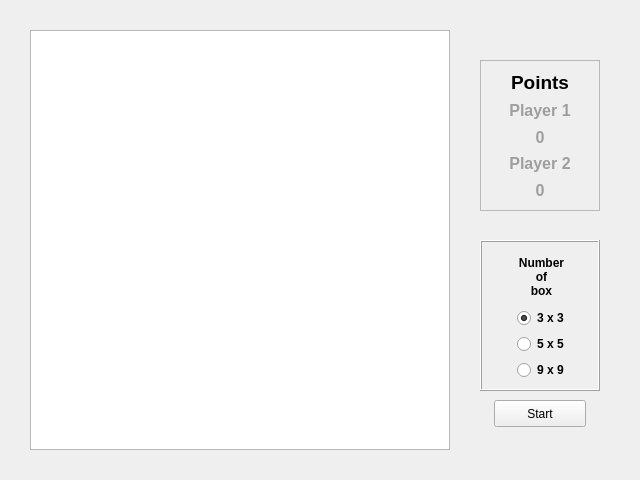
<?xml version="1.0" encoding="UTF-8"?>
<ui version="4.0">
 <class>MainWindow</class>
 <widget class="QMainWindow" name="MainWindow">
  <property name="geometry">
   <rect>
    <x>0</x>
    <y>0</y>
    <width>640</width>
    <height>480</height>
   </rect>
  </property>
  <property name="windowTitle">
   <string>Dots and Boxes Game By Oswaldo F. Filho - Version 1.1</string>
  </property>
  <widget class="QWidget" name="centralWidget">
   <widget class="QGraphicsView" name="graphicsView">
    <property name="geometry">
     <rect>
      <x>30</x>
      <y>30</y>
      <width>420</width>
      <height>420</height>
     </rect>
    </property>
   </widget>
   <widget class="QFrame" name="frame">
    <property name="geometry">
     <rect>
      <x>480</x>
      <y>240</y>
      <width>120</width>
      <height>151</height>
     </rect>
    </property>
    <property name="frameShape">
     <enum>QFrame::Box</enum>
    </property>
    <property name="frameShadow">
     <enum>QFrame::Raised</enum>
    </property>
    <widget class="QWidget" name="verticalLayoutWidget">
     <property name="geometry">
      <rect>
       <x>26</x>
       <y>0</y>
       <width>71</width>
       <height>151</height>
      </rect>
     </property>
     <layout class="QVBoxLayout" name="verticalLayout">
      <item>
       <widget class="QLabel" name="label">
        <property name="font">
         <font>
          <weight>75</weight>
          <bold>true</bold>
         </font>
        </property>
        <property name="text">
         <string>Number
of
box</string>
        </property>
        <property name="alignment">
         <set>Qt::AlignCenter</set>
        </property>
       </widget>
      </item>
      <item>
       <widget class="QRadioButton" name="radioButton">
        <property name="font">
         <font>
          <weight>75</weight>
          <bold>true</bold>
         </font>
        </property>
        <property name="layoutDirection">
         <enum>Qt::LeftToRight</enum>
        </property>
        <property name="text">
         <string>3 x 3</string>
        </property>
        <property name="checked">
         <bool>true</bool>
        </property>
       </widget>
      </item>
      <item>
       <widget class="QRadioButton" name="radioButton_2">
        <property name="font">
         <font>
          <weight>75</weight>
          <bold>true</bold>
         </font>
        </property>
        <property name="layoutDirection">
         <enum>Qt::LeftToRight</enum>
        </property>
        <property name="text">
         <string>5 x 5</string>
        </property>
       </widget>
      </item>
      <item>
       <widget class="QRadioButton" name="radioButton_3">
        <property name="font">
         <font>
          <weight>75</weight>
          <bold>true</bold>
         </font>
        </property>
        <property name="layoutDirection">
         <enum>Qt::LeftToRight</enum>
        </property>
        <property name="text">
         <string>9 x 9</string>
        </property>
        <property name="checked">
         <bool>false</bool>
        </property>
       </widget>
      </item>
     </layout>
    </widget>
   </widget>
   <widget class="QPushButton" name="pushButton">
    <property name="geometry">
     <rect>
      <x>494</x>
      <y>400</y>
      <width>92</width>
      <height>27</height>
     </rect>
    </property>
    <property name="text">
     <string>Start</string>
    </property>
   </widget>
   <widget class="QFrame" name="frame_2">
    <property name="geometry">
     <rect>
      <x>480</x>
      <y>60</y>
      <width>120</width>
      <height>151</height>
     </rect>
    </property>
    <property name="frameShape">
     <enum>QFrame::StyledPanel</enum>
    </property>
    <property name="frameShadow">
     <enum>QFrame::Raised</enum>
    </property>
    <widget class="QWidget" name="verticalLayoutWidget_2">
     <property name="geometry">
      <rect>
       <x>0</x>
       <y>0</y>
       <width>120</width>
       <height>151</height>
      </rect>
     </property>
     <layout class="QVBoxLayout" name="verticalLayout_2">
      <item>
       <widget class="QLabel" name="label_2">
        <property name="font">
         <font>
          <pointsize>14</pointsize>
          <weight>75</weight>
          <bold>true</bold>
         </font>
        </property>
        <property name="text">
         <string>Points</string>
        </property>
        <property name="alignment">
         <set>Qt::AlignCenter</set>
        </property>
       </widget>
      </item>
      <item>
       <widget class="QLabel" name="label_3">
        <property name="enabled">
         <bool>false</bool>
        </property>
        <property name="palette">
         <palette>
          <active>
           <colorrole role="WindowText">
            <brush brushstyle="SolidPattern">
             <color alpha="255">
              <red>255</red>
              <green>0</green>
              <blue>0</blue>
             </color>
            </brush>
           </colorrole>
          </active>
          <inactive>
           <colorrole role="WindowText">
            <brush brushstyle="SolidPattern">
             <color alpha="255">
              <red>76</red>
              <green>76</green>
              <blue>76</blue>
             </color>
            </brush>
           </colorrole>
          </inactive>
          <disabled>
           <colorrole role="WindowText">
            <brush brushstyle="SolidPattern">
             <color alpha="255">
              <red>159</red>
              <green>158</green>
              <blue>158</blue>
             </color>
            </brush>
           </colorrole>
          </disabled>
         </palette>
        </property>
        <property name="font">
         <font>
          <pointsize>12</pointsize>
          <weight>75</weight>
          <bold>true</bold>
         </font>
        </property>
        <property name="text">
         <string>Player 1</string>
        </property>
        <property name="alignment">
         <set>Qt::AlignCenter</set>
        </property>
       </widget>
      </item>
      <item>
       <widget class="QLabel" name="label_11">
        <property name="enabled">
         <bool>false</bool>
        </property>
        <property name="palette">
         <palette>
          <active>
           <colorrole role="WindowText">
            <brush brushstyle="SolidPattern">
             <color alpha="255">
              <red>255</red>
              <green>0</green>
              <blue>0</blue>
             </color>
            </brush>
           </colorrole>
          </active>
          <inactive>
           <colorrole role="WindowText">
            <brush brushstyle="SolidPattern">
             <color alpha="255">
              <red>76</red>
              <green>76</green>
              <blue>76</blue>
             </color>
            </brush>
           </colorrole>
          </inactive>
          <disabled>
           <colorrole role="WindowText">
            <brush brushstyle="SolidPattern">
             <color alpha="255">
              <red>159</red>
              <green>158</green>
              <blue>158</blue>
             </color>
            </brush>
           </colorrole>
          </disabled>
         </palette>
        </property>
        <property name="font">
         <font>
          <pointsize>12</pointsize>
          <weight>75</weight>
          <bold>true</bold>
         </font>
        </property>
        <property name="text">
         <string>0</string>
        </property>
        <property name="alignment">
         <set>Qt::AlignCenter</set>
        </property>
       </widget>
      </item>
      <item>
       <widget class="QLabel" name="label_6">
        <property name="enabled">
         <bool>false</bool>
        </property>
        <property name="palette">
         <palette>
          <active>
           <colorrole role="WindowText">
            <brush brushstyle="SolidPattern">
             <color alpha="255">
              <red>0</red>
              <green>0</green>
              <blue>255</blue>
             </color>
            </brush>
           </colorrole>
          </active>
          <inactive>
           <colorrole role="WindowText">
            <brush brushstyle="SolidPattern">
             <color alpha="255">
              <red>0</red>
              <green>0</green>
              <blue>255</blue>
             </color>
            </brush>
           </colorrole>
          </inactive>
          <disabled>
           <colorrole role="WindowText">
            <brush brushstyle="SolidPattern">
             <color alpha="255">
              <red>159</red>
              <green>158</green>
              <blue>158</blue>
             </color>
            </brush>
           </colorrole>
          </disabled>
         </palette>
        </property>
        <property name="font">
         <font>
          <pointsize>12</pointsize>
          <weight>75</weight>
          <bold>true</bold>
         </font>
        </property>
        <property name="text">
         <string>Player 2</string>
        </property>
        <property name="alignment">
         <set>Qt::AlignCenter</set>
        </property>
       </widget>
      </item>
      <item>
       <widget class="QLabel" name="label_12">
        <property name="enabled">
         <bool>false</bool>
        </property>
        <property name="palette">
         <palette>
          <active>
           <colorrole role="WindowText">
            <brush brushstyle="SolidPattern">
             <color alpha="255">
              <red>0</red>
              <green>0</green>
              <blue>255</blue>
             </color>
            </brush>
           </colorrole>
          </active>
          <inactive>
           <colorrole role="WindowText">
            <brush brushstyle="SolidPattern">
             <color alpha="255">
              <red>0</red>
              <green>0</green>
              <blue>255</blue>
             </color>
            </brush>
           </colorrole>
          </inactive>
          <disabled>
           <colorrole role="WindowText">
            <brush brushstyle="SolidPattern">
             <color alpha="255">
              <red>159</red>
              <green>158</green>
              <blue>158</blue>
             </color>
            </brush>
           </colorrole>
          </disabled>
         </palette>
        </property>
        <property name="font">
         <font>
          <pointsize>12</pointsize>
          <weight>75</weight>
          <bold>true</bold>
         </font>
        </property>
        <property name="text">
         <string>0</string>
        </property>
        <property name="alignment">
         <set>Qt::AlignCenter</set>
        </property>
       </widget>
      </item>
     </layout>
    </widget>
   </widget>
  </widget>
  <action name="actionHelp">
   <property name="text">
    <string>About</string>
   </property>
  </action>
 </widget>
 <layoutdefault spacing="6" margin="11"/>
 <resources/>
 <connections/>
</ui>
